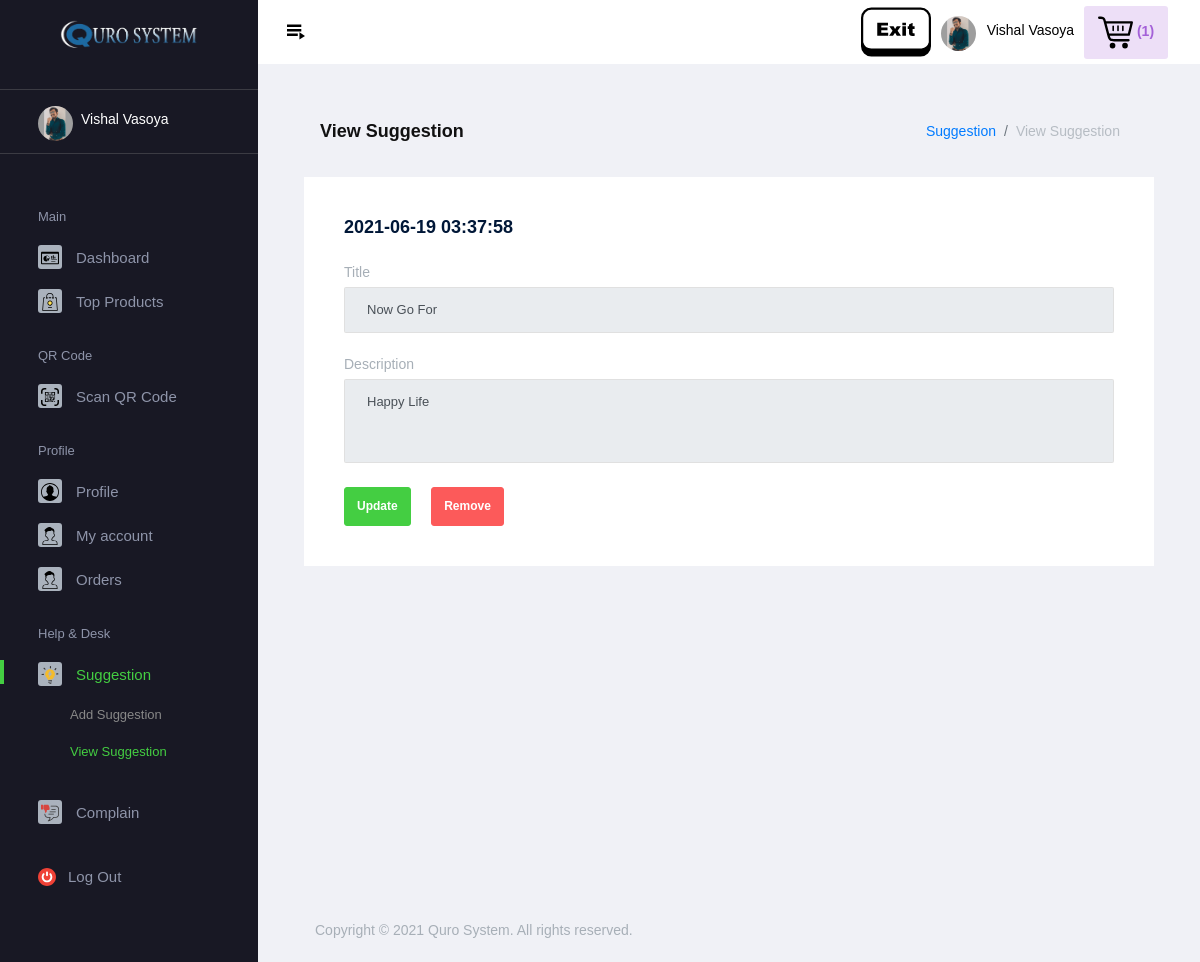
The page /qrsystem/user/view_suggestion.php (signed in) on the database its author committed.
### tables this page shows
CREATE TABLE `suggestion` (
  `sid` varchar(25) NOT NULL,
  `stitle` varchar(100) NOT NULL,
  `sdesc` varchar(250) NOT NULL,
  `img` varchar(200) DEFAULT NULL,
  `id` varchar(30) NOT NULL,
  `name` varchar(40) NOT NULL,
  `email` varchar(50) NOT NULL,
  `mno` varchar(15) NOT NULL,
  `desig` varchar(50) NOT NULL,
  `stamp` timestamp NOT NULL DEFAULT current_timestamp()
);

### qrsystem/user/view_suggestion.php (the view, shortened to what this page needs)
<?php
include "../../conn.php";
?>
<!DOCTYPE html>
<html lang="en">
<head>
    <link rel="stylesheet" href="../../assets/vendors/mdi/css/materialdesignicons.min.css">
    <link rel="stylesheet" href="../../assets/vendors/flag-icon-css/css/flag-icon.min.css">
    <link rel="stylesheet" href="../../assets/vendors/css/vendor.bundle.base.css">
    <link rel="stylesheet" href="../../assets/css/demo_1/style.css">
</head>
<body>
    <div class="container-scroller">
        <?php
    if(isset($_SESSION['uname']) && isset($_SESSION['uid']) && isset($_SESSION['uemail']) && isset($_SESSION['uimg']))
    {
        include "themes/header.php";
    }
    else
    {
        header("location:../../login.php");
    }
    ?>
        <div class="container-fluid page-body-wrapper">
            <?php
    if(isset($_SESSION['uname']) && isset($_SESSION['uid']) && isset($_SESSION['uemail']) && isset($_SESSION['uimg']))
    {
        include "themes/sidebar.php";
    }
    else
    {
        header("location:../../login.php");
    }
    ?>
            <div class="main-panel">
                <div class="content-wrapper">
                    <div class="page-header">
                        <h3 class="page-title">View Suggestion</h3>
                        <nav aria-label="breadcrumb">
                            <ol class="breadcrumb">
                                <li class="breadcrumb-item"><a href="#">Suggestion</a></li>
                                <li class="breadcrumb-item active" aria-current="page">View Suggestion</li>
                            </ol>
                        </nav>
                    </div>
                    <div class="row">
                        <?php
            if(isset($_SESSION['uname']) && isset($_SESSION['uid']) && isset($_SESSION['uemail']) && isset($_SESSION['uimg']))
            {
                $q1="select * from suggestion where id='".$_SESSION['uid']."'";
                if($r1=mysqli_query($conn,$q1))
                {
                    while($num=mysqli_fetch_assoc($r1))
                    {
                        echo '
                        <div class="col-12 grid-margin stretch-card">
                        <div class="card">
                          <div class="card-body">
                            <h4 class="card-title">'.$num['stamp'].'</h4>
                            <form class="forms-sample" method="post">
                              <div class="form-group">
                                <label for="exampleInputPassword4">Title</label>
                                <input type="text" class="form-control" id="title" name="title" value="'.$num['stitle'].'" disabled>
                              </div>
                              <div class="form-group">
                                <label for="exampleTextarea1">Description</label>
                                <textarea class="form-control" id="desc" name="desc" rows="4" disabled>'.$num['sdesc'].'</textarea>
                              </div>
                              <button name="update" class="btn btn-success mr-3"><a style="color:white" href="update_suggestion.php?sid='.$num['sid'].'">Update</a></button>
                              <button name="remove" class="btn btn-danger mr-4"><a style="color:white" href="delete_suggestion.php?sid='.$num['sid'].'">Remove</a></button>';
                            echo '
                            </form>
                          </div>
                        </div>
                      </div>
                    ';
                    }
                }
            }
             ?>
                    </div>
                </div>
                <?php include "../../footer.php"; ?>
            </div>
        </div>
    </div>
</body>
</html>

### rows shown on the page
suggestion: stamp "2021-06-19 03:37:58", title "Now Go For", desc "Happy Life"

### other values the page prints
$_SESSION['uname'] "Vishal Vasoya"
$num "1"
